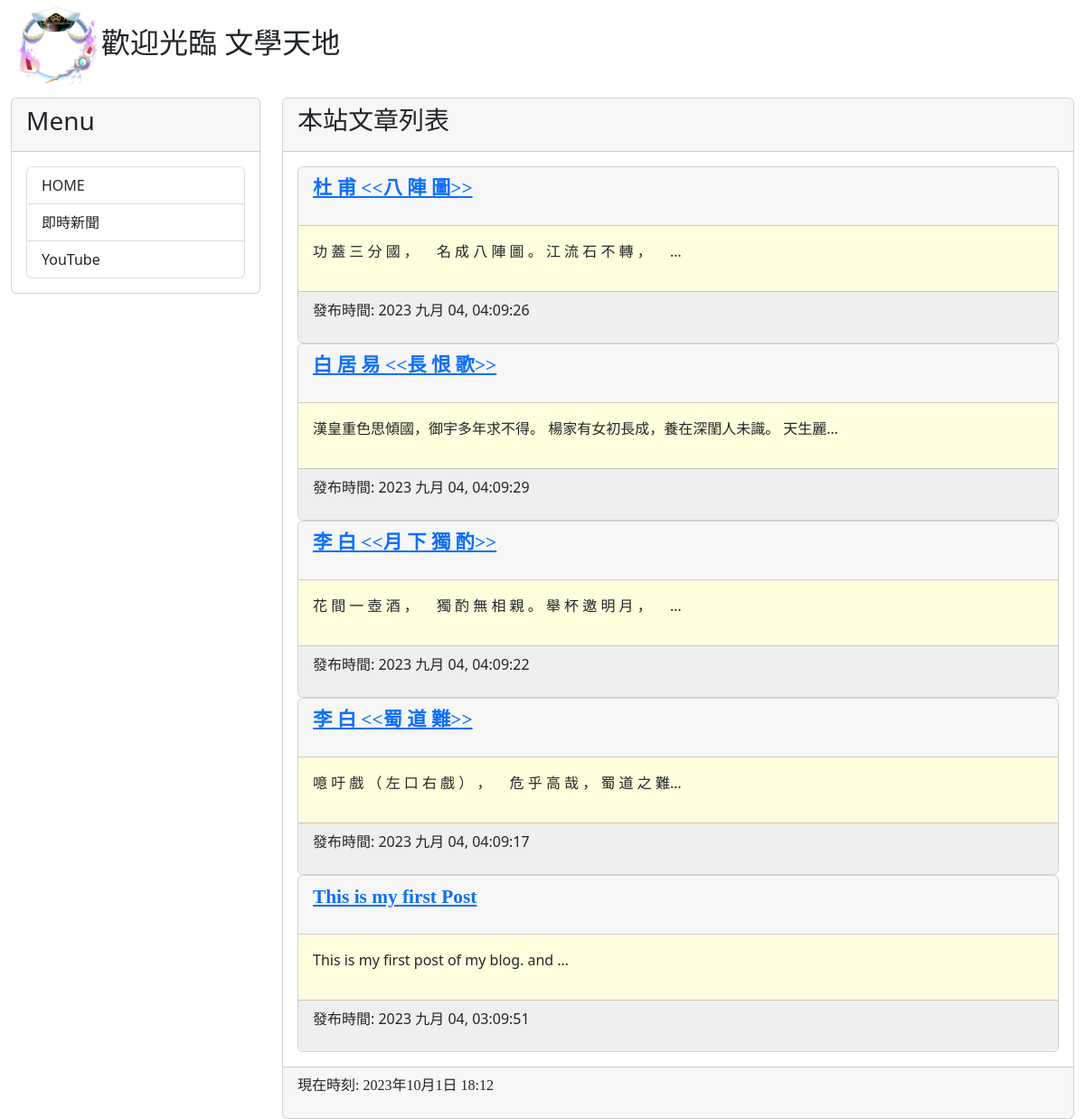
The app's page /, older data.
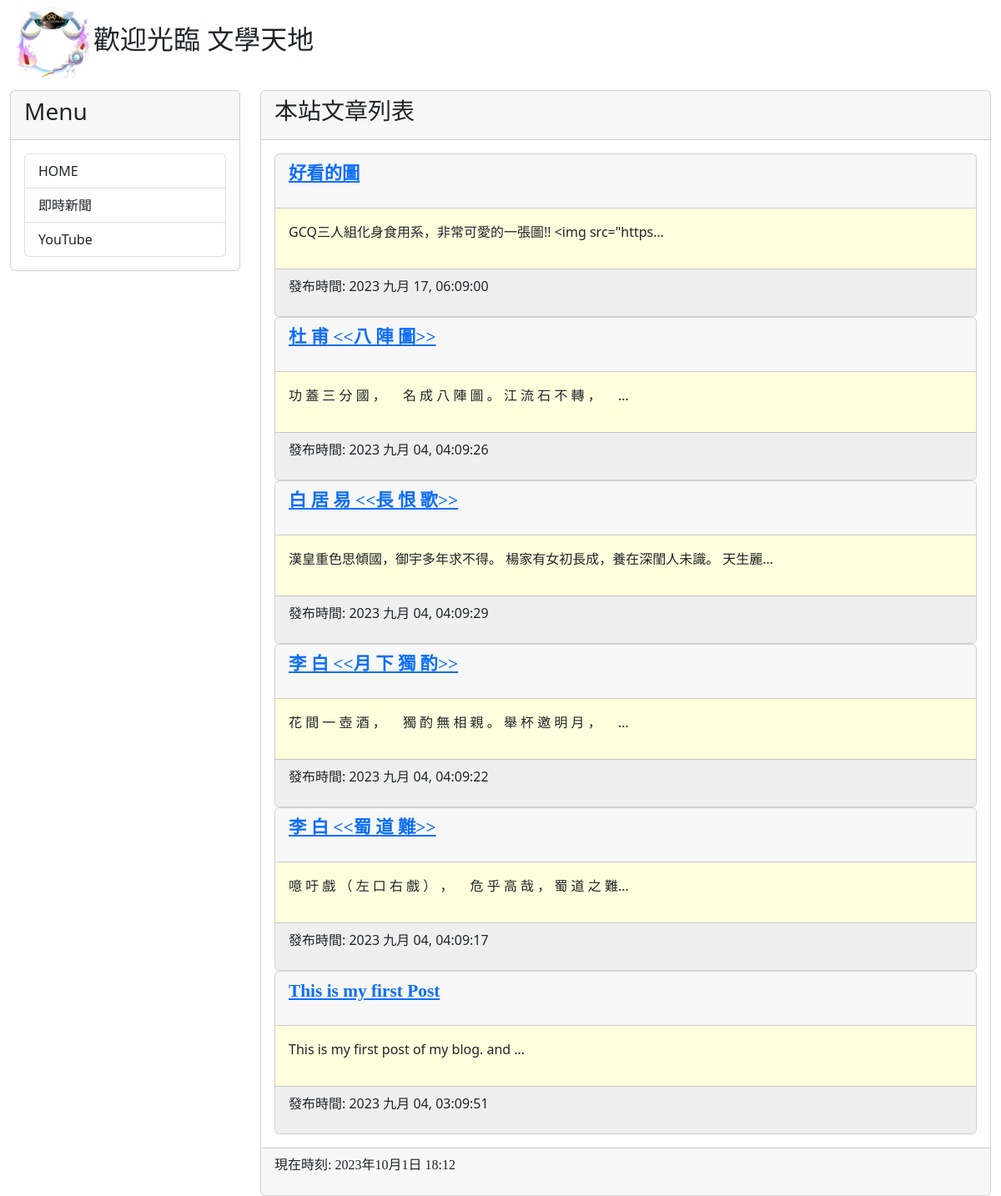
The same page, newer data.
### mysite/models.py (models this page shows, shortened)
class Post(models.Model):
    title = models.CharField(max_length=200)
    slug = models.CharField(max_length=200)
    body = models.TextField()
    pub_date = models.DateTimeField(auto_now_add=True)
    class Meta:
        ordering = ('-pub_date',)

### mysite/views.py (the view)
# urls.py: path('', homepage),
def homepage(request):
    posts = Post.objects.all()
    now = datetime.now()
    return render(request, "index.html", locals())

### templates/index.html (shortened to what this page needs)
{% extends 'base.html' %}
{% block headmessage %}
    <h3 style="font-family: 微軟正黑體;">本站文章列表</h3>
{% endblock %}
{% block content %}
    {% for post in posts %}
        <div class="card">
            <div class="card-header">
                <p style="font-family: 微軟正黑體; font-size: 16pt; font-weight: bold;">
                    <a href="/post/{{post.slug}}">{{post.title}}</a>
                </p>
            </div>
            <div class="card-body" style="background-color: #ffffdd;">
                <p>{{post.body | truncatechars:40}}</p>
            </div>
            <div class="card-footer" style="background-color: #efefef;">
                <p>發布時間: {{ post.pub_date | date:"Y M d, h:m:s"}}</p>
            </div>
        </div>
    {% endfor %}
 {% endblock %}

### templates/base.html (shortened to what this page needs)
<!DOCTYPE html>
<html>
<head>
    <link href="https://cdn.jsdelivr.net/npm/bootstrap@5.2.3/dist/css/bootstrap.min.css" rel="stylesheet">
</head>
<body>
    <div class="container-fluid">
        {% include 'header.html' %}
        <div class="row">
            <div class="col-sm-3 col-md-3">
                <div class="card">
                    <div class="card-header">
                        <h3>Menu</h3>
                    </div>
                    <div class="card-body">
                        <div class="list-group">
                            <a href="/" class="list-group-item">HOME</a>
                            <a href="https://google.com/news" class="list-group-item">即時新聞</a>
                            <a href="https://youtube.com/" class="list-group-item">YouTube</a>
                        </div>
                    </div>
                </div>
            </div>
            <div class="col-sm-9 col-md-9">
                <div class="card">
                    <div class="card-header">
                        {% block headmessage %} {% endblock %}
                    </div>
                    <div class="card-body">
                        {% block content %} {% endblock %}
                    </div>
                    <div class="card-footer">
                        {% include 'footer.html' %}
                    </div>
                </div>
            </div>
        </div>
    </div>
</body>
</html>

### templates/header.html
{% block header %}
    {% load static %}
    <h2><img src="{% static 'images/logo.png' %} " width="100">歡迎光臨 文學天地</h2>
{% endblock %}

### templates/footer.html
{% block footer %}
{% if now %}
    <p style="font-family: 微軟正黑體;">現在時刻: {{now}}</p>
{% else %}
    <p style="font-family: 微軟正黑體;">本文內容取自於網路，如有侵權請來信通知下架...</p>
{% endif %}
{% endblock %}

Row changes from the older to the newer data that the page shows:
added Post: title "好看的圖", body "GCQ三人組化身食用系，非常可愛的一張圖!! <img src=\"https…", pub_date "2023 九月 17, 06:09:00"
